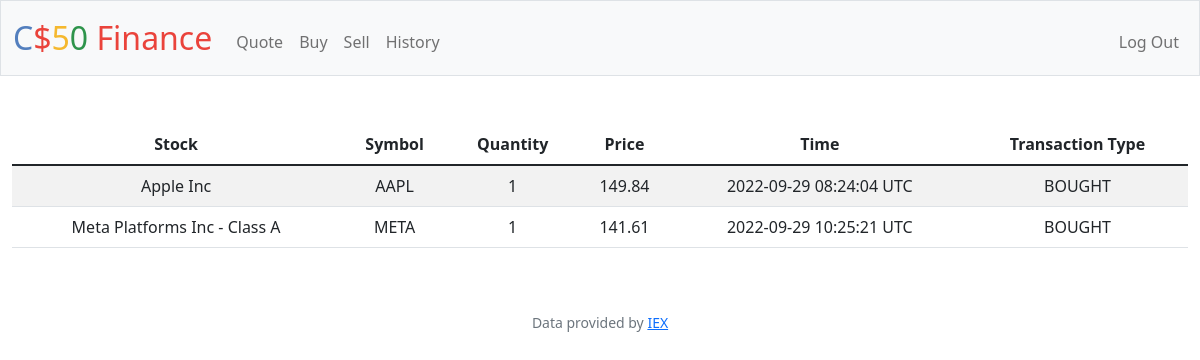
Page /history (signed in) on the earlier database version.
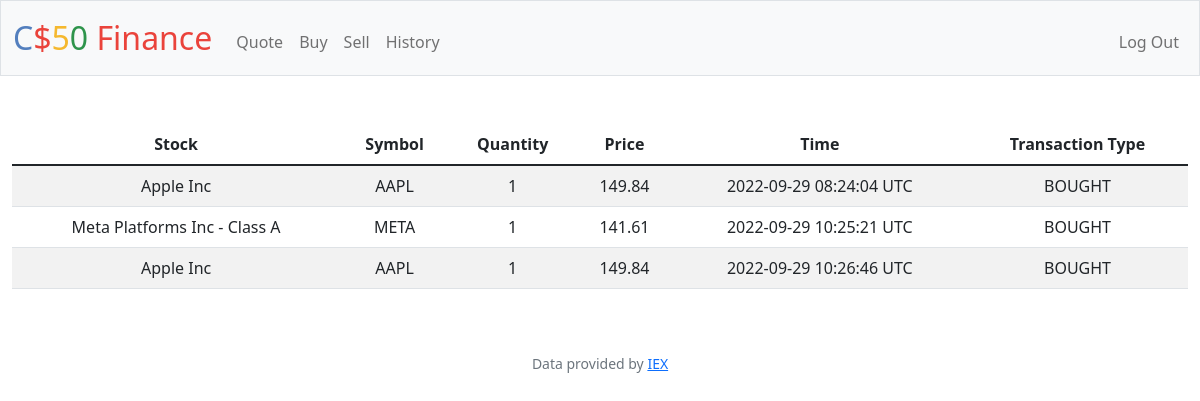
Same page on the later database version.
### tables this page shows
CREATE TABLE stocks_history (id INTEGER PRIMARY KEY AUTOINCREMENT NOT NULL, stock_name TEXT NOT NULL, stock_count INTEGER NOT NULL, time TEXT NOT NULL, user_id INT, stock_symbol TEXT NOT NULL, price INTEGER NOT NULL, transaction_type TEXT NOT NULL, FOREIGN KEY(user_id) REFERENCES users(id));

### app.py (the view)
@app.route("/history")
@login_required
def history():
    stock_history = db.execute("SELECT stock_name, stock_count, time, stock_symbol, price, transaction_type FROM stocks_history WHERE user_id = ?", session["user_id"])
    return render_template("history.html",stock_history = stock_history)

### app.py (called while the page is built)
@app.after_request
def after_request(response):
    response.headers["Cache-Control"] = "no-cache, no-store, must-revalidate"
    response.headers["Expires"] = 0
    response.headers["Pragma"] = "no-cache"
    return response

### helpers.py (called while the page is built)
def login_required(f):
    @wraps(f)
    def decorated_function(*args, **kwargs):
        if session.get("user_id") is None:
            return redirect("/login")
        return f(*args, **kwargs)
    return decorated_function

### templates/history.html (shortened to what this page needs)
{% extends "layout.html" %}
{% block main %}
        <div class="mb-3">
            <table class="table table-striped table-hover">
                <thead>
                    <tr>
                        <th>Stock</th>
                        <th>Symbol</th>
                        <th>Quantity</th>
                        <th>Price</th>
                        <th>Time</th>
                        <th>Transaction Type</th>
                    </tr>
                </thead>
                {% for stock in stock_history %}
                <tr>
                    <td>{{stock.stock_name}}</td>
                    <td>{{stock.stock_symbol}}</td>
                    <td>{{stock.stock_count}}</td>
                    <td>{{stock.price}}</td>
                    <td>{{stock.time}} UTC</td>
                    <td>{{stock.transaction_type}}</td>
                </tr>
                {% endfor %}
            </table>
        </div>
{% endblock %}

### templates/layout.html (shortened to what this page needs)
<!DOCTYPE html>
<html lang="en">
    <head>
        <link href="https://cdn.jsdelivr.net/npm/bootstrap@5.1.3/dist/css/bootstrap.min.css" rel="stylesheet">
        <link href="/static/styles.css" rel="stylesheet">
    </head>
    <body>
        <nav class="bg-light border navbar navbar-expand-md navbar-light">
            <div class="container-fluid">
                <a class="navbar-brand" href="/"><span class="blue">C</span><span class="red">$</span><span class="yellow">5</span><span class="green">0</span> <span class="red">Finance</span></a>
                <div class="collapse navbar-collapse" id="navbar">
                    {% if session["user_id"] %}
                        <ul class="navbar-nav me-auto mt-2">
                            <li class="nav-item"><a class="nav-link" href="/quote">Quote</a></li>
                            <li class="nav-item"><a class="nav-link" href="/buy">Buy</a></li>
                            <li class="nav-item"><a class="nav-link" href="/sell">Sell</a></li>
                            <li class="nav-item"><a class="nav-link" href="/history">History</a></li>
                        </ul>
                        <ul class="navbar-nav ms-auto mt-2">
                            <li class="nav-item"><a class="nav-link" href="/logout">Log Out</a></li>
                        </ul>
                    {% else %}
                        <ul class="navbar-nav ms-auto mt-2">
                            <li class="nav-item"><a class="nav-link" href="/register">Register</a></li>
                            <li class="nav-item"><a class="nav-link" href="/login">Log In</a></li>
                        </ul>
                    {% endif %}
                </div>
            </div>
        </nav>
        <main class="container-fluid py-5 text-center">
            {% block main %}{% endblock %}
        </main>
        <footer class="mb-5 small text-center text-muted">
            Data provided by <a href="https://iexcloud.io/">IEX</a>
        </footer>
    </body>
</html>

### static/styles.css (style rules this page uses)
nav .navbar-brand { font-size: xx-large; }
nav .navbar-brand .blue { color: #537fbe; }
nav .navbar-brand .red { color: #ea433b; }
nav .navbar-brand .yellow { color: #f5b82e; }
nav .navbar-brand .green { color: #2e944b; }

Differences in the rows shown:
added stocks_history: stock_name "Apple Inc", stock_symbol "AAPL", stock_count "1", price "149.84", time "2022-09-29 10:26:46", transaction_type "BOUGHT"
